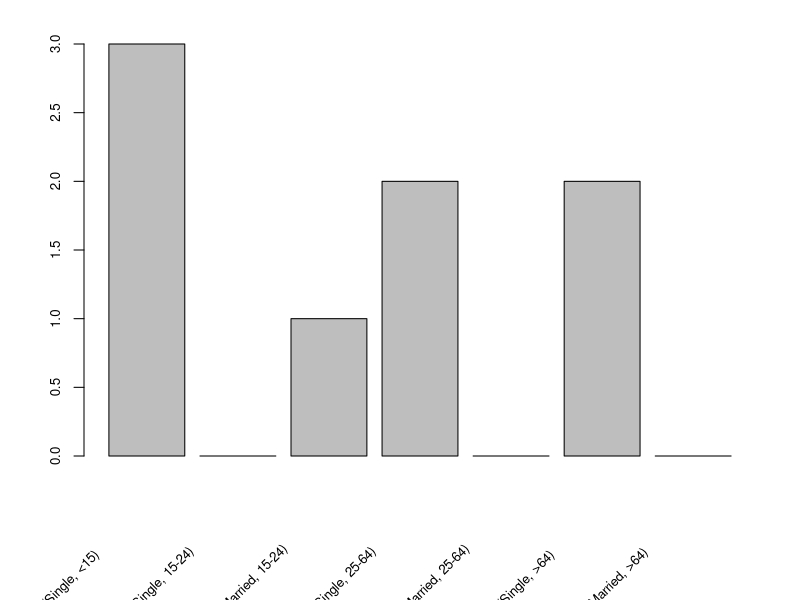

The R script that drew this image:
# Create the data for the chart
H <- c(3,0,1,2,0,2,0)
M <- c("(Single, <15)", "(Single, 15-24)", 
       "(Married, 15-24)", "(Single, 25-64)", 
       "(Married, 25-64)", "(Single, >64)", 
       "(Married, >64)")

par(mar = c(7, 4, 2, 2) + 0.2)

x <- barplot(H, cex.axis=.8, ylim=c(0, 3))
text(cex=.8, x=x-1, y=-0.9, M, xpd=TRUE, srt=45)

